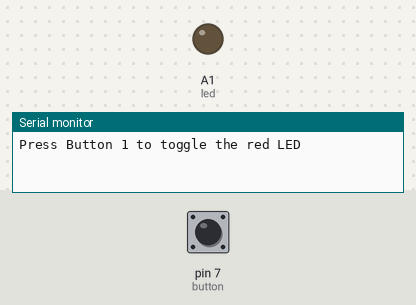
Simulated run of this sketch. Board: Arduino Uno, built with avr-gcc and run on an emulated ATmega328P. Parts: output pins drawn as LEDs (lit = HIGH), the last lines printed to the serial monitor. Inputs (shaded band) come from the test bench; at power-on: pin 7 (button) LOW.

Above: at 1.2 s.
1.3 s: pin 7 (button) pulled HIGH for 0.15 s
At 2.4 s:
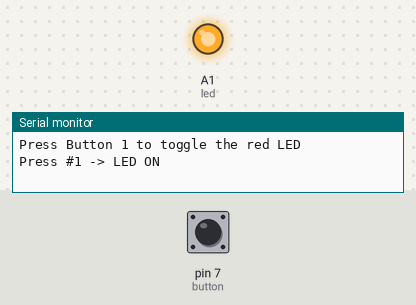
2.9 s: pin 7 (button) pulled HIGH for 1 s
At 3.5 s:
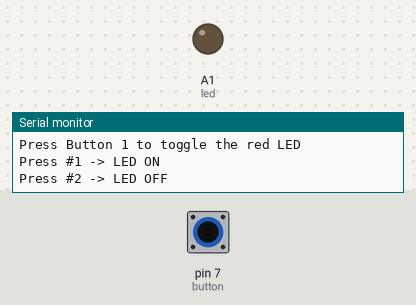
5.4 s: pin 7 (button) pulled HIGH for 3.2 s
At 6.7 s:
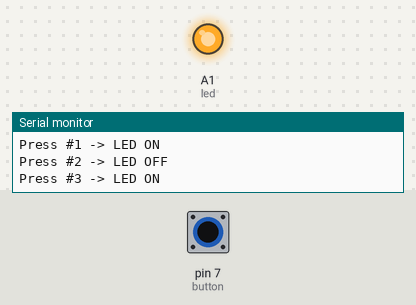
Timing chart, 0 to 8.4 s (numbered marks = the images above; inputs shaded):
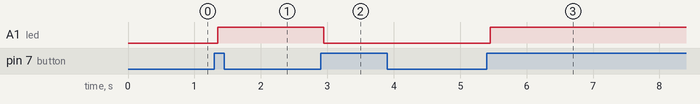

The sketch:

ex_button_toggle.ino
```cpp
// Made from a Python program in the ZERO1 Simulator; edits here are not turned back into Python.
/*
Button toggle with debounce: every press of button 1 switches the red LED.
*/

const int LED_RED = A1;        // red LED
const int BUTTON_1 = 7;        // button 1

const long DEBOUNCE_MS = 50;   // the reading must stay stable this long
const int button = BUTTON_1;
const int led = LED_RED;
long button_state = 0;
long last_reading = 0;
long last_change = 0;
bool led_on = false;
long presses = 0;

// Runs once: the lines before "while True:"
void setup() {
  Serial.begin(9600);
  pinMode(button, INPUT);
  pinMode(led, OUTPUT);
  last_change = (long)millis();
  Serial.println("Press Button 1 to toggle the red LED");
}

// Runs forever: the body of "while True:" (line 17)
void loop() {
  long reading = digitalRead(button);
  if (reading != last_reading) {
    last_change = (long)millis();   // the signal moved: restart the timer
  }
  if ((long)millis() - last_change > DEBOUNCE_MS) {
    // The reading has been steady: we can trust it.
    if (reading != button_state) {
      button_state = reading;
      if (button_state == 1) {
        led_on = !led_on;
        presses += 1;
        digitalWrite(led, led_on);
        Serial.print("Press #");
        Serial.print(presses);
        Serial.print(" -> LED ");
        Serial.println(led_on ? String("ON") : String("OFF"));
      }
    }
  }
  last_reading = reading;
}
```

Measured:
- after the input at 1.3 s, A1 (led): LOW → HIGH after 0.05 s
- after the input at 2.9 s, A1 (led): HIGH → LOW after 0.05 s
- after the input at 5.4 s, A1 (led): LOW → HIGH after 0.05 s
